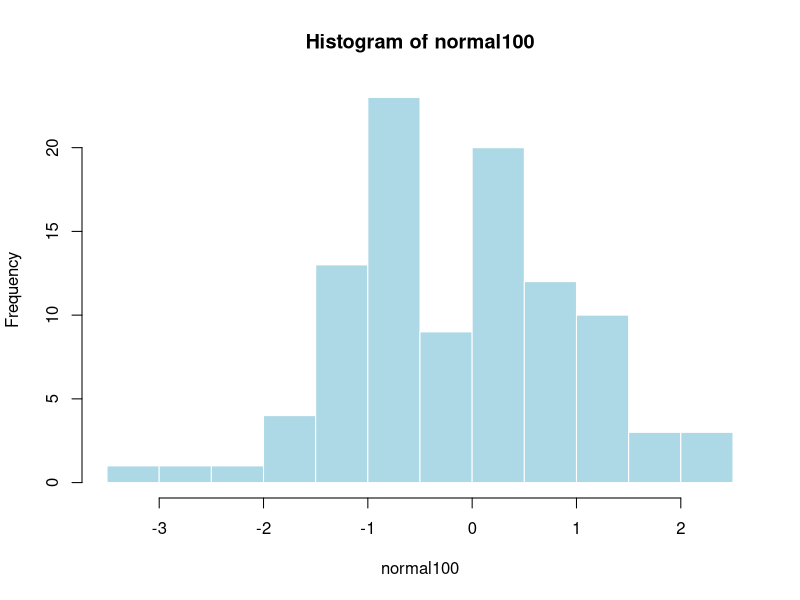
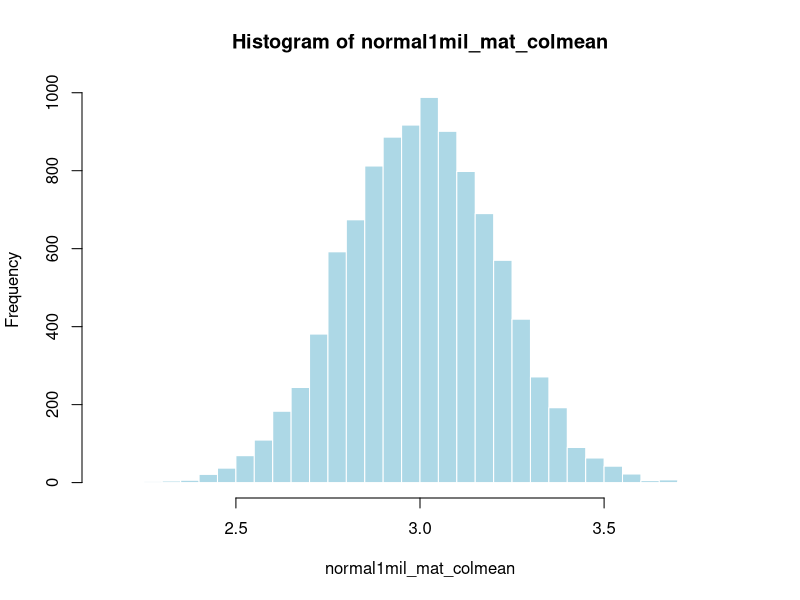
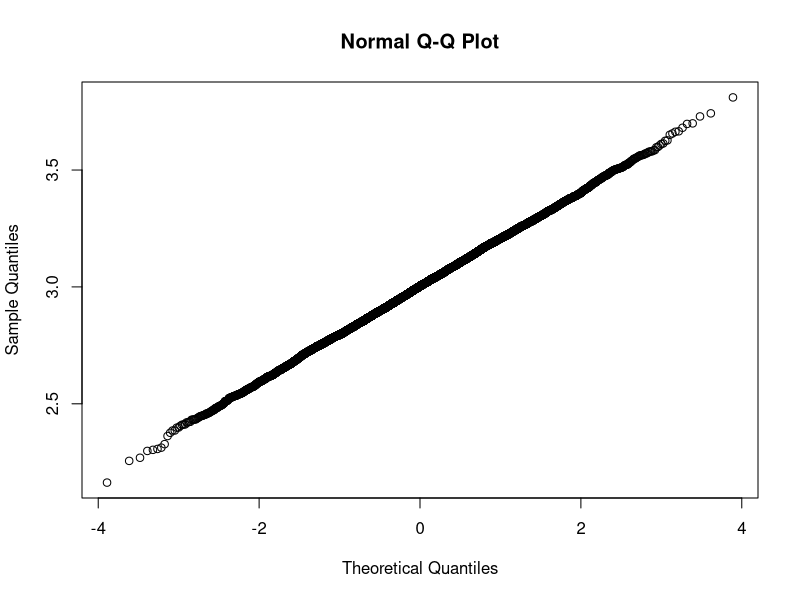

Source code (R) for these figures, in order:
# i
normal100 <- rnorm(n = 100, mean = 0, sd = 1); normal100
mean_normal100 <- mean(normal100); mean_normal100
sd_normal100 <- sd(normal100); sd_normal100

# ii
hist(normal100, col = "lightblue", border = "white")

# iii
normal10 <- rnorm(n = 10, mean = 0, sd = 1)
normal1000 <- rnorm(n = 1000, mean = 0, sd = 1)
normal10000 <- rnorm(n = 10000, mean = 0, sd = 1)
normal100000 <- rnorm(n = 100000, mean = 0, sd = 1)

# iv
sample_means <- rep(0, 5)
sample_means[1] <- mean(normal10)
sample_means[2] <- mean(normal100)
sample_means[3] <- mean(normal1000)
sample_means[4] <- mean(normal10000)
sample_means[5] <- mean(normal100000)
print(sample_means)
length(sample_means)

# v
normal1mil <- rnorm(1000000, mean = 3, sd = 2)
mean_normal1mil <- mean(normal1mil); mean_normal1mil
sd_normal1mil <- sd(normal1mil); sd_normal1mil

# vi
x <- which(normal1mil > 3) # identify the elements greater than 3
normal1mil_greatthan3 <- normal1mil[x] # elements greater than3
mean(normal1mil_greatthan3)

# vii
normal1mil_mat <- matrix(normal1mil, ncol = 10000)

# viii
mean_col1234 <- mean(normal1mil_mat[, 1234]); mean_col1234

# ix
normal1mil_mat_colsum <- colSums(normal1mil_mat)
normal1mil_mat_colmean <- normal1mil_mat_colsum / dim(normal1mil_mat)[1]

# x
h <- hist(normal1mil_mat_colmean, breaks = 50, col = "lightblue", border = "white")
qqnorm(normal1mil_mat_colmean)
